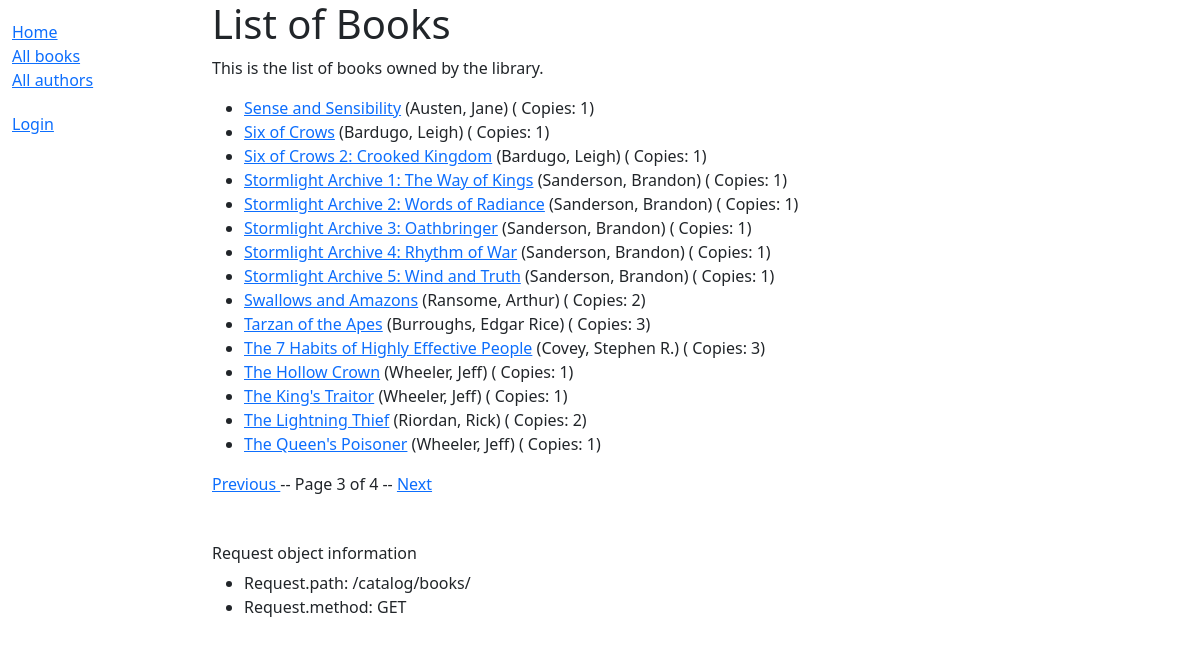
The page /catalog/books/?page=3 on the database as committed earlier.
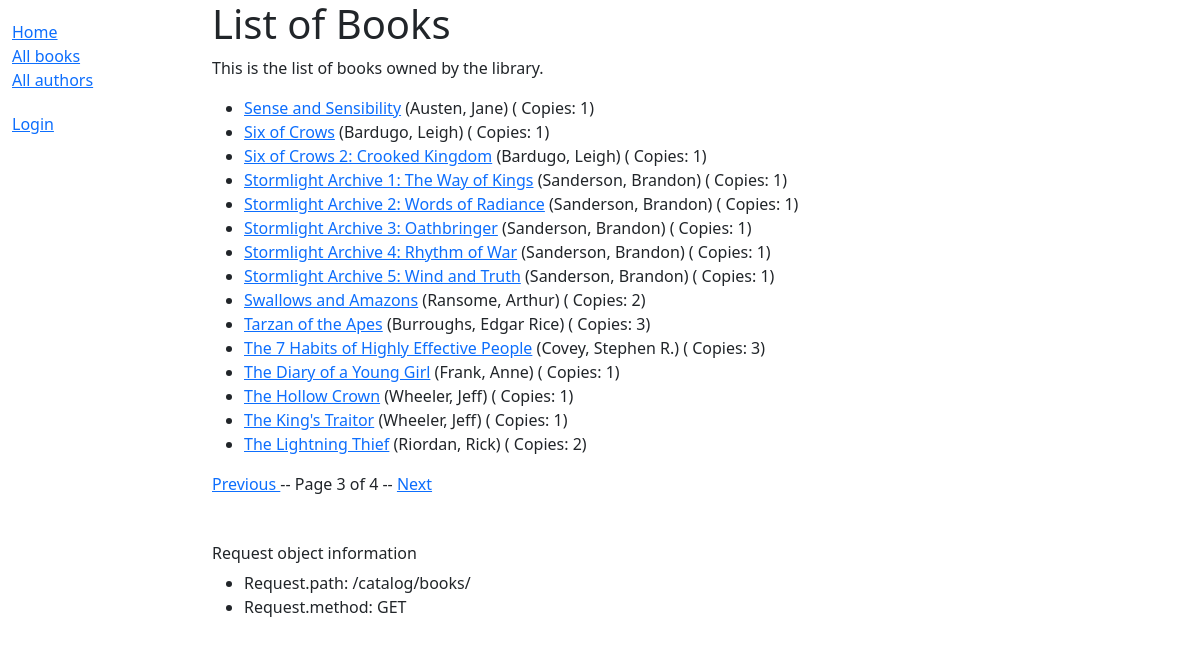
The same page on the database as committed later.
### catalog/models.py (models this page shows, shortened)
class Book(models.Model):
    title = models.CharField(max_length=200)
    author = models.ForeignKey('Author', on_delete=models.RESTRICT, null=True)
    summary = models.TextField(
        max_length=1000,
        help_text="Enter a brief description of the book",
    )
    isbn = models.CharField(
        'ISBN',
        max_length=13,
        unique=True,
        help_text='13 Character <a href="https://www.isbn-international.org/'
                  'content/what-isbn">ISBN number</a>',
    )
    genre = models.ManyToManyField(
        Genre,
        help_text="Select a genre for this book",
    )   # each genre can have many books and a book can have multiple genres
    def display_genre(self):
        """Create a string for the Genre. Required to display in Admin."""
        return '; '.join(genre.name for genre in self.genre.all()[:3])
    display_genre.short_description = 'Genre'
    language = models.ForeignKey(
        Language, on_delete=models.SET_NULL, null=True
    )
    def get_absolute_url(self):
        return reverse('catalog:book-detail', args=[str(self.id)])
    class Meta:
        ordering = ['title', 'author']

class Author(models.Model):
    first_name = models.CharField(max_length=100)
    last_name = models.CharField(max_length=100)
    date_of_birth = models.DateField(null=True, blank=True)
    date_of_death = models.DateField('died', null=True, blank=True)
    class Meta:
        ordering = ['last_name', 'first_name']
    def __str__(self) -> str:
        return f'{self.last_name}, {self.first_name}'

### catalog/views.py (the view)
# urls.py: path('books/', views.BookListView.as_view(), name='books'),
class BookListView(generic.ListView):
    model = Book
    paginate_by = 15
    def get_context_data(self, **kwargs: Any) -> dict[str, Any]:
        context = super().get_context_data(**kwargs)
        context['some_data'] = 'Some other data'
        return context

### catalog/templates/catalog/book_list.html (shortened to what this page needs)
{% extends 'base_generic.html' %}
{% block content %}
    <h1>List of Books</h1>
    <p>
        This is the list of books owned by the library.
    </p>
    {% if object_list %}
        <ul>
            {% for book in object_list %}
                <li>
                    <a href="{{ book.get_absolute_url }}">{{ book.title }}</a>
                    ({{ book.author }}) ( Copies: {{ book.bookinstance_set.count }})
                </li>
            {% endfor %}
        </ul>
    {% else %}
        <p>There are not books in the library.</p>
    {% endif %}
{% endblock %}

Rows that differ between the two databases and show on the page:
no longer on this page (row unchanged): Book: title "The Queen's Poisoner", author "Wheeler, Jeff", bookinstance_set.count "1"
added Book: title "The Diary of a Young Girl", author "Frank, Anne", bookinstance_set.count "1"
